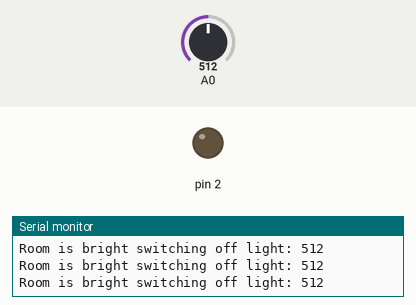
This sketch was run on a simulated Arduino Uno, built with avr-gcc and run on an emulated ATmega328P. Shown: output pins drawn as LEDs (lit = HIGH), the last lines printed to the serial monitor. The test bench sets the inputs (shaded band); at power-on: A0 = 512.

Above: at 1.2 s.
1.3 s: A0 set to 211
4.3 s: A0 set to 189
At 5.6 s:
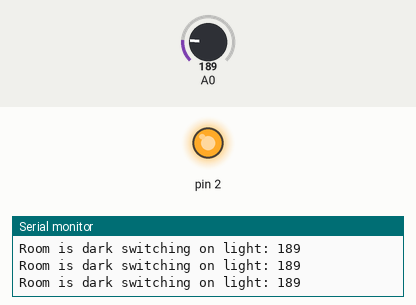
Timing chart, 0 to 7.3 s (numbered marks = the images above; inputs shaded):
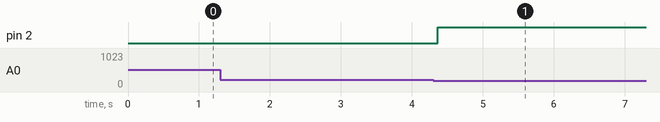

Measured:
- the behaviour switches between 200 and 199 on A0 (found by bisection; images 0 and 1)
- after the input at 4.3 s, pin 2: LOW → HIGH after 0.06 s

The sketch:

vce_ldr_similar1.ino
```cpp
// C++ code
int value=0;

void setup()
{
  Serial.begin(9600);
  pinMode(2, OUTPUT);
  pinMode(A0, INPUT);
}

void loop()
{
  //reading value photo resistor ldr value
  value=analogRead(A0);
  //guessing 200 is low or dark
  if(value<200)
  {
    Serial.print("Room is dark switching on light: ");
    Serial.println(value);
    digitalWrite(2, HIGH);
  }
  else
  {
    Serial.print("Room is bright switching off light: ");
    Serial.println(value);
    digitalWrite(2, LOW);
  }
}
```
